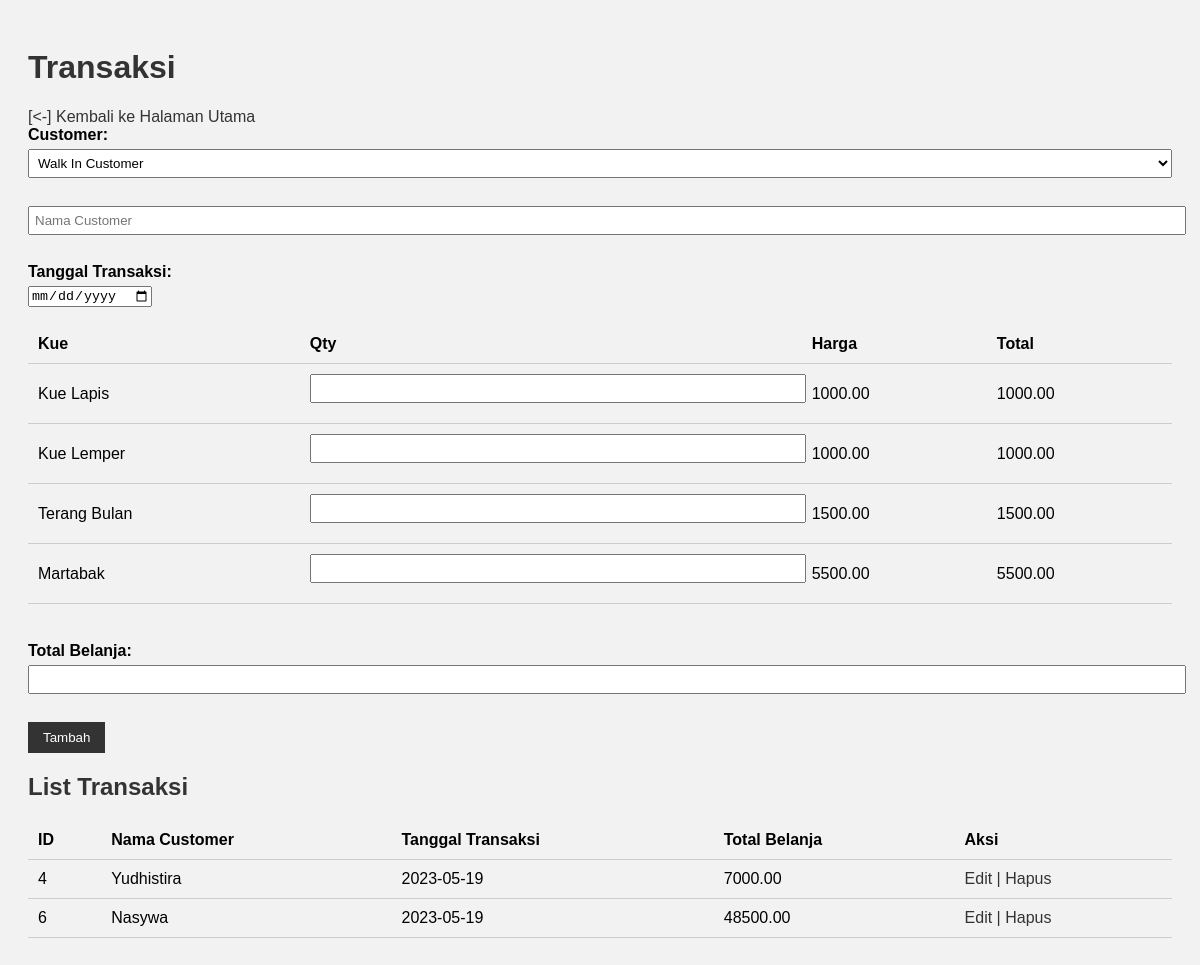
Page /transaksi.php on the committed database.
### tables this page shows
CREATE TABLE `kue` (
  `id` int(11) NOT NULL,
  `nama_kue` varchar(40) NOT NULL,
  `jenis_kue_id` int(11) DEFAULT NULL,
  `qty` int(11) DEFAULT NULL,
  `harga_jual` decimal(10,2) DEFAULT NULL
);

CREATE TABLE `transaksi` (
  `id` int(11) NOT NULL,
  `customer_id` int(11) DEFAULT NULL,
  `nama_customer` varchar(40) DEFAULT NULL,
  `tanggal_transaksi` date DEFAULT NULL
);

CREATE TABLE `customer` (
  `id` int(11) NOT NULL,
  `nama_customer` varchar(40) NOT NULL
);

### transaksi.php (the view, shortened to what this page needs)
<?php
include 'koneksi.php';
$query_kue = "SELECT * FROM kue";
$result_kue = mysqli_query($koneksi, $query_kue);
$kue = mysqli_fetch_all($result_kue, MYSQLI_ASSOC);
?>
<!DOCTYPE html>
<html>
<head>
  <link rel="stylesheet" href="style.css">
</head>
<body>
  <h1>Transaksi</h1>
  <nav>
        <a href="index.php">[<-] Kembali ke Halaman Utama</a>
  </nav>
  <form action="" method="POST">
    <label for="customer_id">Customer:</label>
    <select name="customer_id" id="customer_id">
      <option value="0">Walk In Customer</option>
    </select>
    <br><br>
    <input type="text" name="nama_customer" placeholder="Nama Customer" required>
    <br><br>
    <label for="tanggal_transaksi">Tanggal Transaksi:</label>
    <input type="date" name="tanggal_transaksi" required>
    <br><br>
    <table>
      <tr>
        <th>Kue</th>
        <th>Qty</th>
        <th>Harga</th>
        <th>Total</th>
      </tr>
      <?php foreach ($kue as $item): ?>
        <tr>
          <td><?= $item['nama_kue']; ?></td>
          <td><input type="number" name="qty[]" min="1" required></td>
          <td><?= $item['harga_jual']; ?></td>
          <td id="total"><?= $item['harga_jual']; ?></td>
        </tr>
      <?php endforeach; ?>
    </table>
    <br>
    <label for="total_belanja">Total Belanja:</label>
    <input type="text" name="total_belanja" id="total_belanja" readonly>
    <br><br>
    <button type="submit" name="add_transaksi">Tambah</button>
  </form>
  <h2>List Transaksi</h2>
  <table>
    <tr>
      <th>ID</th>
      <th>Nama Customer</th>
      <th>Tanggal Transaksi</th>
      <th>Total Belanja</th>
      <th>Aksi</th>
    </tr>
    <?php
    $query_transaksi = "SELECT transaksi.id, customer.nama_customer, transaksi.tanggal_transaksi, SUM(detail_transaksi.qty * detail_transaksi.harga) AS total_belanja FROM transaksi LEFT JOIN customer ON transaksi.customer_id = customer.id LEFT JOIN detail_transaksi ON transaksi.id = detail_transaksi.transaksi_id GROUP BY transaksi.id";
    $result_transaksi = mysqli_query($koneksi, $query_transaksi);
    $transaksi = mysqli_fetch_all($result_transaksi, MYSQLI_ASSOC);
    foreach ($transaksi as $item):
      ?>
      <tr>
        <td><?= $item['id']; ?></td>
        <td><?= $item['nama_customer']; ?></td>
        <td><?= $item['tanggal_transaksi']; ?></td>
        <td><?= $item['total_belanja']; ?></td>
        <td>
			<a href="update_transaksi.php">Edit | </a>
          <a href="transaksi.php?delete_transaksi=<?= $item['id']; ?>" onclick="return confirm('Apakah Anda yakin ingin menghapus transaksi ini?')">Hapus</a>
        </td>
      </tr>
    <?php endforeach; ?>
  </table>
</body>
</html>

### style.css (style rules this page uses)
body { font-family: Arial, sans-serif; background-color: #f2f2f2; padding: 20px; }
h1, h2 { color: #333; }
table { width: 100%; border-collapse: collapse; margin-bottom: 20px; }
table th, table td { padding: 10px; text-align: left; border-bottom: 1px solid #ccc; }
form { margin-bottom: 20px; }
label { display: block; margin-bottom: 5px; font-weight: bold; }
input[type="text"], input[type="number"], select { padding: 5px; width: 100%; margin-bottom: 10px; }
button { padding: 8px 15px; background-color: #333; color: #fff; border: none; cursor: pointer; }
a { color: #333; text-decoration: none; }

### rows in the picture
kue: nama_kue "Kue Lapis", harga_jual "1000.00"
kue: nama_kue "Kue Lemper", harga_jual "1000.00"
kue: nama_kue "Terang Bulan", harga_jual "1500.00"
kue: nama_kue "Martabak", harga_jual "5500.00"
transaksi: id "4", customer.nama_customer "Yudhistira", tanggal_transaksi "2023-05-19", total_belanja "7000.00"
transaksi: id "6", customer.nama_customer "Nasywa", tanggal_transaksi "2023-05-19", total_belanja "48500.00"
